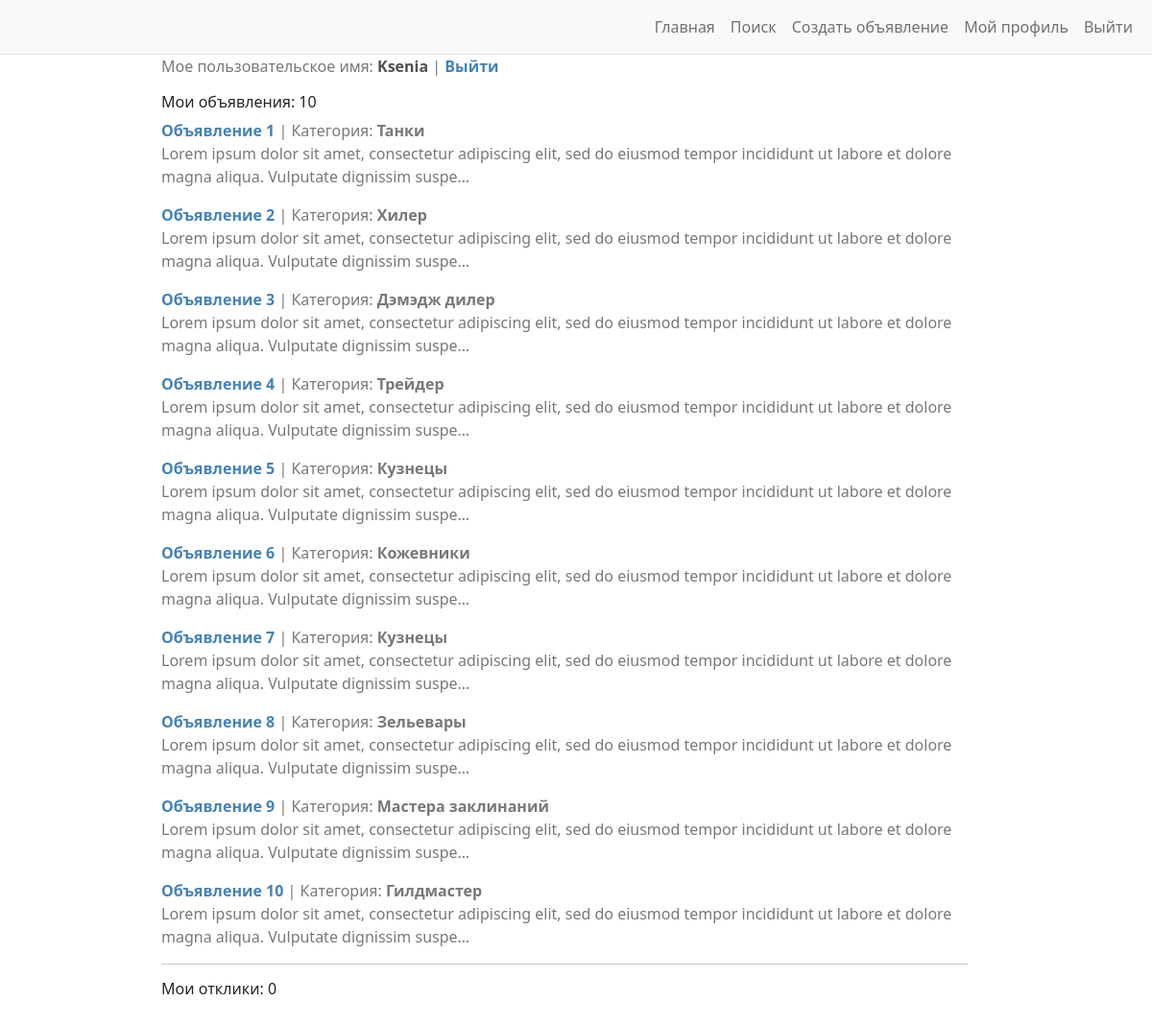
Page /myprofile (signed in) on the earlier database version.
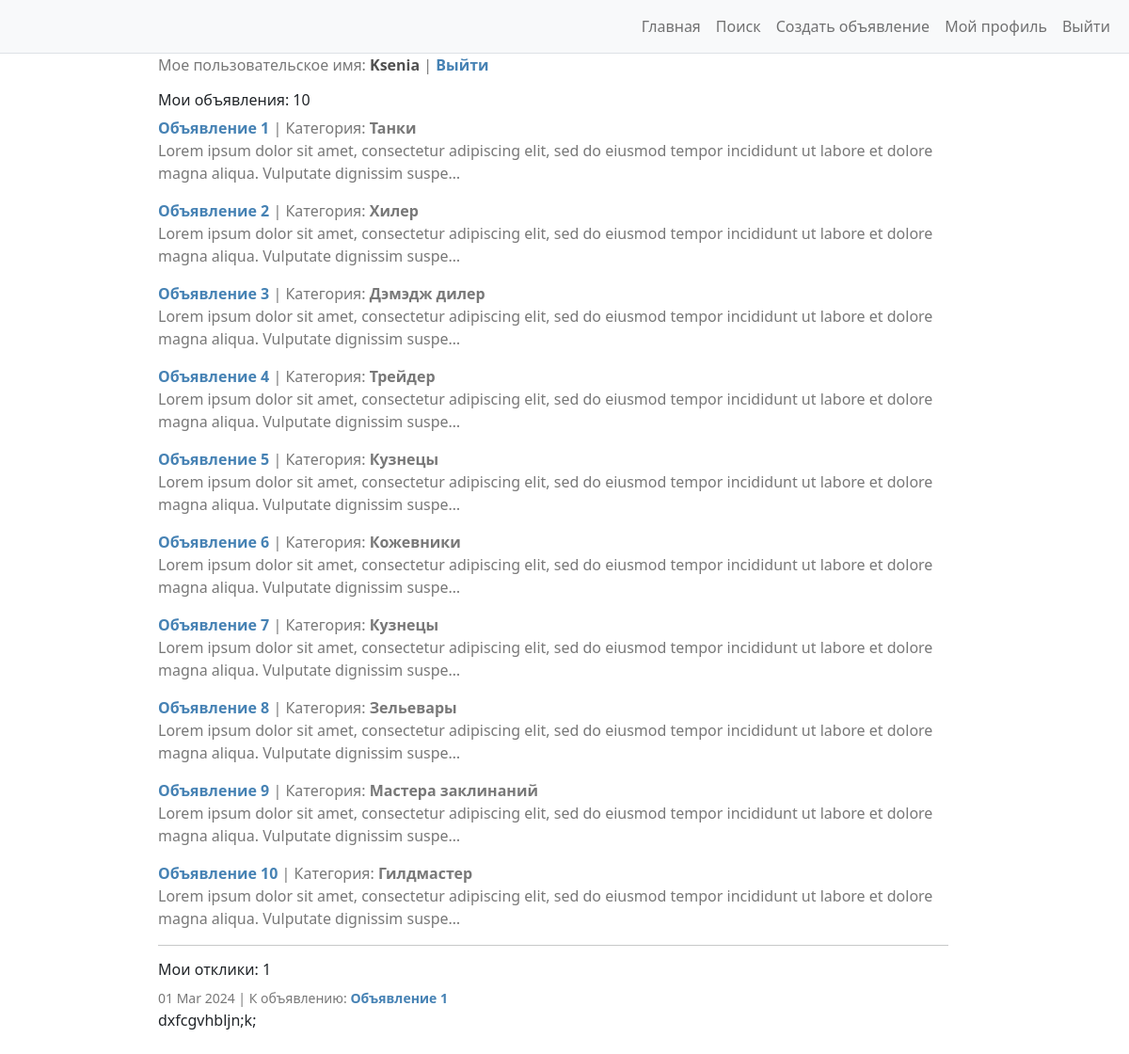
Same page on the later database version.
### advertisments/models.py (models this page shows, shortened)
class Ad(models.Model):
    pub_date = models.DateTimeField(
        auto_now_add=True
    )
    author = models.ForeignKey(
        to=User,
        on_delete=models.CASCADE,
    )
    title = models.CharField(
        max_length=255,
        help_text='До 255 символов',
    )
    category = models.CharField(
        max_length=18,
        choices=CATEGORIES,
        default=None,
    )
    content = RichTextUploadingField(
        blank=True
    )
    class Meta:
        ordering = ['pub_date']
        verbose_name = 'Объявление'
        verbose_name_plural = 'Объявления'

class Reply(models.Model):
    author = models.ForeignKey(
        to=User,
        on_delete=models.CASCADE,
    )
    date_sent = models.DateTimeField(
        auto_now_add=True,
    )
    ad = models.ForeignKey(
        to=Ad,
        on_delete=models.CASCADE,
        related_name='replies_to_ad',
    )
    text = models.TextField(
        blank=True,
    )
    is_accepted = models.BooleanField(
        default=False
    )
    class Meta:
        ordering = ['date_sent']
        verbose_name = 'Отклик'
        verbose_name_plural = 'Отклики'

### advertisments/views.py (the view)
# urls.py: path('myprofile', UserProfile.as_view(), name='user_profile'),
class UserProfile(ListView):
    template_name = "user_profile.html"
    model = Ad
    def get_context_data(self, *, object_list=None, **kwargs):
        context = super().get_context_data(**kwargs)
        context['ads'] = Ad.objects.filter(author=self.request.user).all()
        context['replies'] = Reply.objects.filter(author=self.request.user).all()
        return context

### advertisments/templates/user_profile.html (shortened to what this page needs)
{% extends 'base.html' %}
{% block content %}
<div class="container-fluid" id="centerLayer" xmlns="http://www.w3.org/1999/html">
    <p style="color:rgb(120, 120, 120)">
        Мое пользовательское имя: <b style="color:rgb(80,80,80)">{{ request.user.username }}</b> |
        <a href="{% url 'logout_url' %}" style="color: #4682B4">
            <b>Выйти</b>
        </a>
    </p>
    <h6> Мои объявления: {{ ads.count }} </h6>
    {% for ad in ads %}
    <p style="color:rgb(120, 120, 120)">
        <a style="color:#4682B4" href="{% url 'ads_detail' ad.id %}"><b>{{ ad.title }}</b></a> | Категория: <b>{{ ad.category }}</b>
        <br>
        {{ ad.content|striptags|truncatechars:150 }}
    </p>
    {% endfor %}
    <hr>
    <h6> Мои отклики: {{ replies.count }} </h6>
    {% for reply in replies %}
        <small style="color:rgb(120, 120, 120)">
            {{ reply.date_sent|date:'d M Y' }} | К объявлению:
            <a style="color:#4682B4" href="{% url 'ads_detail' reply.ad.id %}">
                <b>{{ reply.ad.title }}</b>
            </a>
        </small>
        <br>
        {{ reply.text|striptags|truncatechars:150 }}
    <br>
    {% endfor %}
</div>
<br>
{% endblock content %}

### templates/base.html (shortened to what this page needs)
<!DOCTYPE html>
<html lang="ru">
    <head>
        {% load static %}
        <link href="{% static 'css/styles.css' %}" rel="stylesheet" />
    </head>
    <body>
        <div class="d-flex" id="wrapper">
            <div id="page-content-wrapper">
                <nav class="navbar navbar-expand-lg navbar-light bg-light border-bottom">
                    <div class="container-fluid">
                        <div class="collapse navbar-collapse" id="navbarSupportedContent">
                            <ul class="navbar-nav ms-auto mt-2 mt-lg-0">
                                <li class="nav-item active">
                                    <a class="nav-link" href="{% url 'ads_list' %}">Главная</a>
                                </li>
                                <li class="nav-item active">
                                    <a class="nav-link" href="{% url 'ads_search' %}">Поиск</a>
                                </li>
                                {% if request.user.is_authenticated  %}
                                <li class="nav-item active">
                                    <a class="nav-link" href="{% url 'ads_create' %}">Создать объявление</a>
                                </li>
                                <li class="nav-item active"><a class="nav-link" href="{% url 'login_process' %}">Мой профиль</a></li>
                                <li class="nav-item active"><a class="nav-link" href="{% url 'logout_url' %}">Выйти</a></li>
                                {% else %}
                                <li class="nav-item active"><a class="nav-link" href="{% url 'login_process' %}">Войти</a></li>
                                {% endif %}
                            </ul>
                        </div>
                    </div>
                </nav>
                {% block content %}
                {% endblock content %}
            </div>
        </div>
    </body>
</html>

### templates/base.html (style rules this page uses)
#centerLayer { margin-left: 13%; width: 72%; }
a { text-decoration: none }

Differences in the rows shown:
added Reply: date_sent "01 Mar 2024", ad "Объявление 1", text "dxfcgvhbljn;k;"
Other differences:
{{ replies.count }}: "0" → "1"
